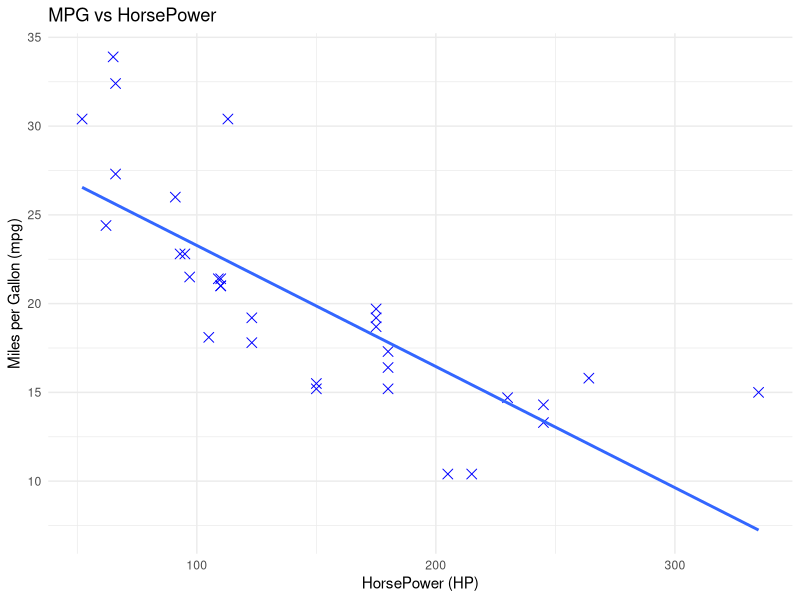

The R script that drew this image:
install.packages("tidyverse")
library(tidyverse)

# Load dataset
data(mtcars)
head(mtcars)

# Compute correlation between mpg and hp
correlation <- cor(mtcars$mpg, mtcars$hp)
print(paste("Correlation between mpg and hp is:", round(correlation, 2)))

# Scatter plot with regression line
library(ggplot2)
ggplot(data = mtcars, aes(x = hp, y = mpg)) +
  geom_point(shape = 4, color = "blue", size = 3) +
  geom_smooth(method = "lm", se = FALSE) +
  labs(title = "MPG vs HorsePower",
       x = "HorsePower (HP)",
       y = "Miles per Gallon (mpg)") +
  theme_minimal()

View(mtcars)
